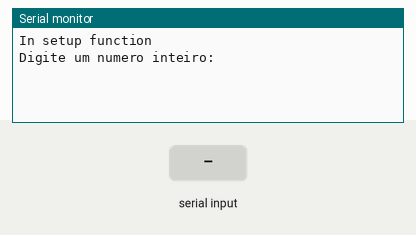
The sketch below on a simulated Arduino Uno, built with avr-gcc and run on an emulated ATmega328P. Parts: the last lines printed to the serial monitor. The inputs (shaded band) are chosen by the test bench.

Above: at 1.2 s.
1.3 s: "90,45\n" received over Serial
At 2.3 s:
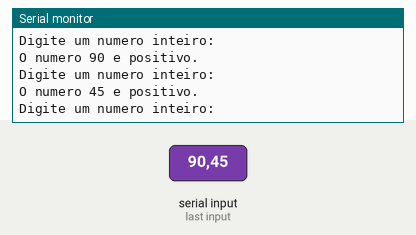
2.8 s: "30,150\n" received over Serial
At 3.4 s:
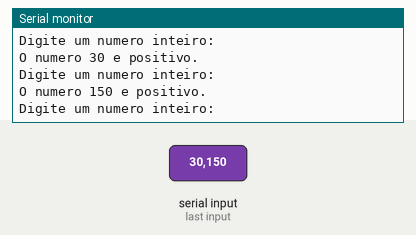
Timing chart, 0 to 5.8 s (numbered marks = the images above; inputs shaded):
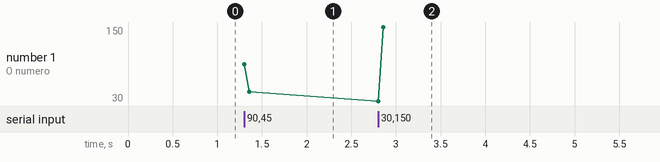

The sketch:

Embedded_C_Programming_Circuit1.ino
```cpp
/////////////////////////////////////////////////
// Ficha Prática 1 - Revisões
/////////////////////////////////////////////////
/////////////////////////////////////////////////
// Eduardo Miguel Moreira Junqueira nº30241 ERSC
/////////////////////////////////////////////////
/////////////////////////////////////////////////
// 2-Exercícios-Ex1:
/////////////////////////////////////////////////

int num;	// define uma variável global do tipo inteira que representa o numero a ser validado

/////////////////////////////////////////////////
// Função Setup - Inicialização
/////////////////////////////////////////////////
void setup() {
  Serial.begin(9600);
  Serial.println("In setup function");
  Serial.println("Digite um numero inteiro:");
}

/////////////////////////////////////////////////
// Função Loop - Loop de controlo
/////////////////////////////////////////////////
void loop() {

   // Ler o número inserido pelo utilizador
    num = Serial.parseInt();

 // Verificar se o número é positivo ou negativo
  if (num > 0) {
    Serial.print("O numero ");//Serial.print mantém a mesma linha.
    Serial.print(num);
    Serial.println(" e positivo.");//Serial.println muda de linha.
    // Pedir um novo numero
    Serial.println("Digite um numero inteiro:");

   }
  if (num < 0) {
    Serial.print("O numero ");
    Serial.print(num);
    Serial.println(" e negativo.");
    // Pedir um novo número
    Serial.println("Digite um numero inteiro:");
}
}
```

Measured:
- after the input at 1.3 s, the serial monitor: prints a new line at once (image 1)
- after the input at 2.8 s, the serial monitor: prints a new line at once (image 2)
- plotted number 1: 45 → 150 after the input at 2.8 s
